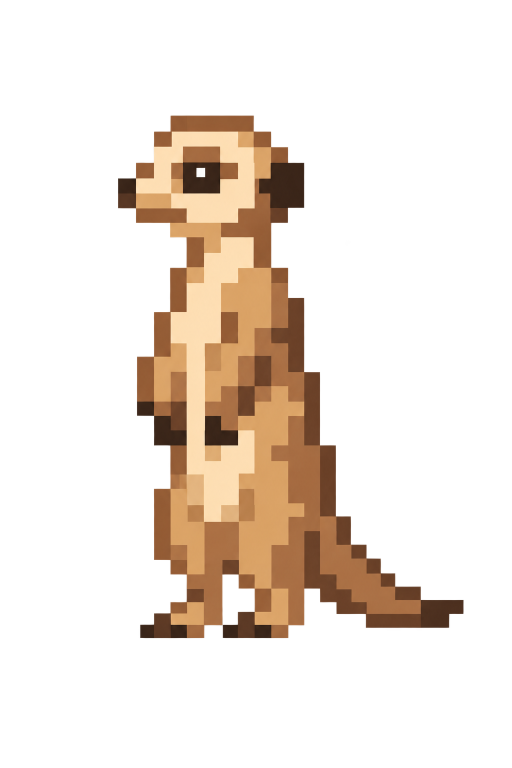
#> input picture docs/img/mascot.png, 1024 x 1536 px, found by its file name (shown at 1/2 size)
$ python sprite_from_png.py docs/img/mascot.png
#> lines starting #> are read from the running program, lines starting #| are printed output that depends on the picture
"""Derives the meerkat grid from the original PNG.

The mascot is drawn outside this repository. So that the terminal sprite is
*that* image and not a version of mine redrawn by eye, the grid is generated
here programmatically. `tests/test_sprite_matches_png.py` repeats the read and
fails if anyone touches up the generated module by hand.

    python scripts/sprite_from_png.py docs/img/mascot.png

The PNG is not a clean pixel export: it comes rescaled, with smoothed edges and
±2 per-channel noise. So there are two steps to guess, and both are guessed by
measuring, not by assuming:

* **The cell size** is written by hand because measuring it automatically
  fails: the rescaling noise produces short runs that any detector confuses
  with the chunky pixel. It was measured on the smallest feature of the
  drawing, the eye highlight, which takes 17×18 px; with the 691×1045 crop that
  gives 40×60 cells of 17.3 px, square. Estimating by period gave 31 px — most
  features span two cells — and would have eaten the highlight, which is a
  single one.
* **The color of each cell** is the median of the central 50%, away from the
  smoothed edges, and is then snapped to the nearest palette representative.

It requires Pillow and numpy, which are not dependencies of the tool:

    pip install pillow numpy
"""

from __future__ import annotations

import argparse
import sys
from collections import Counter
from pathlib import Path

import numpy as np
from PIL import Image

#: Letters by luminance, from darkest to lightest. They are assigned this way so
#: two runs produce the same module.
LETTERS = "KEDMTLBWSNRAGFIJPQUVXYZ"

TRANSPARENT = "."

#: Two colors closer than this are the same color with compression noise.
SAME_COLOUR = 30

#: Meerkat grid, measured on the eye highlight. See the note above.
COLUMNS, ROWS = 40, 60


def _drawing(image: Image.Image) -> np.ndarray:
    """Crops to the drawing. The background is alpha zero, not a color to guess."""
    data = np.asarray(image.convert("RGBA"), dtype=float)
    rows, columns = np.where(data[..., 3] > 128)
    if not len(rows):
        raise SystemExit("the PNG is entirely transparent, there is no drawing to read.")
    return data[rows.min() : rows.max() + 1, columns.min() : columns.max() + 1]
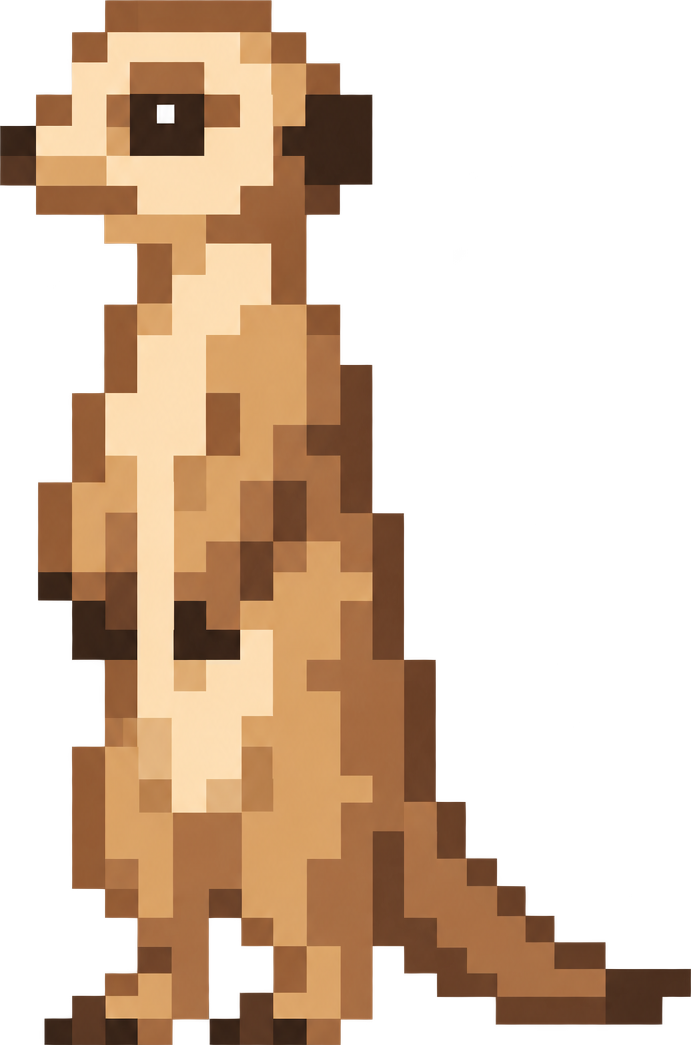
#> returned value: shape (1045, 691, 4) float64; mean of channels 0, 1, 2, 3 107.2, 75.5, 49.4, 117.7; transparent parts drawn white


def _representatives(colours: Counter) -> list[tuple[int, int, int]]:
    """Merges the colors that differ only by noise."""
    found: list[list] = []
    for colour, count in colours.most_common():
        for entry in found:
            if sum((a - b) ** 2 for a, b in zip(entry[0], colour, strict=True)) <= SAME_COLOUR**2:
                entry[1] += count
                break
        else:
            found.append([colour, count])
    return [colour for colour, _ in found]


def extract(
    path: Path, columns: int = COLUMNS, rows: int = ROWS
) -> tuple[dict[str, str], tuple[str, ...]]:
    """Reads the PNG and returns (palette, rows). It touches up not a single pixel."""
    drawing = _drawing(Image.open(path))
    height, width, _ = drawing.shape
#> height = 1045; width = 691


    cells: list[list[tuple[int, int, int] | None]] = []
    for row in range(rows):
        top, bottom = int(row * height / rows), int((row + 1) * height / rows)
        inner_top = top + (bottom - top) // 4
        inner_bottom = max(bottom - (bottom - top) // 4, inner_top + 1)
        line: list[tuple[int, int, int] | None] = []
        for column in range(columns):
            left, right = int(column * width / columns), int((column + 1) * width / columns)
            inner_left = left + (right - left) // 4
            inner_right = max(right - (right - left) // 4, inner_left + 1)
            middle = np.median(
                drawing[inner_top:inner_bottom, inner_left:inner_right].reshape(-1, 4), axis=0
            )
            line.append(None if middle[3] <= 128 else tuple(int(value) for value in middle[:3]))
        cells.append(line)
#> after the loop, cells = 60 items

    # The renderer uses half blocks: it needs an even number of rows.
    if len(cells) % 2:
        cells.append([None] * columns)

    seen = Counter(colour for line in cells for colour in line if colour)
#> seen = 373 items
    palette_colours = _representatives(seen)
#> the loop in _representatives, `for colour, count in colours.most_common():` made 373 passes
#> (colour, count) on passes 1 to 3: ((253, 222, 179), 55), ((253, 221, 178), 36), ((218, 162, 102), 26)
#> after the loop in _representatives, `for colour, count in colours.most_common():`: entry = [(171, 112, 69), 290]; found = [[(253, 222, 179), 199], [(218, 162, 102), 266], [(171, 112, 69), 290], [(57, 36, 24), 86], [(148, 91, 52), 123], [(106, 64, 39), 143], [(227, 181, 127), 7], [(252, 251, 252), 1], [(195, 136, 81), 6]]
#> palette_colours = [(253, 222, 179), (218, 162, 102), (171, 112, 69), (57, 36, 24), (148, 91, 52), (106, 64, 39), (227, 181, 127), (252, 251, 252), (195, 136, 81)]
    if len(palette_colours) > len(LETTERS):
        raise SystemExit(
            f"{len(palette_colours)} colors and only {len(LETTERS)} letters. "
            "Raise SAME_COLOUR or lengthen LETTERS."
        )

    def nearest(colour: tuple[int, int, int]) -> tuple[int, int, int]:
        return min(
            palette_colours,
            key=lambda rep: sum((a - b) ** 2 for a, b in zip(rep, colour, strict=True)),
        )

    ordered = sorted(
        palette_colours, key=lambda rgb: 0.299 * rgb[0] + 0.587 * rgb[1] + 0.114 * rgb[2]
    )
#> ordered = [(57, 36, 24), (106, 64, 39), (148, 91, 52), (171, 112, 69), (195, 136, 81), (218, 162, 102), (227, 181, 127), (253, 222, 179), (252, 251, 252)]
    letters = {colour: LETTERS[index] for index, colour in enumerate(ordered)}
#> letters = 9 items
    palette = {letters[colour]: "#{:02x}{:02x}{:02x}".format(*colour) for colour in ordered}
#> palette = 9 items
    grid = tuple(
        "".join(TRANSPARENT if colour is None else letters[nearest(colour)] for colour in line)
        for line in cells
    )
    return palette, grid


def render_module(path: Path, palette: dict[str, str], rows: tuple[str, ...]) -> str:
    counted = Counter(pixel for row in rows for pixel in row)
    entries = "\n".join(
        f'    "{letter}": "{value}",  # {counted[letter]} cells'
        for letter, value in palette.items()
    )
    grid = "\n".join(f'    "{row}",' for row in rows)
    return (
        '"""Meerkat grid. Generated, do not edit by hand.\n\n'
        f"Output of `python scripts/sprite_from_png.py {path.as_posix()}`. The mascot\n"
        "is read from the original PNG without retouching it, and a test reads it\n"
        "again to check that what is here is still that image.\n"
        '"""\n\n'
        "from __future__ import annotations\n\n"
        "#: Colors exactly as they come out of the PNG, from darkest to lightest.\n"
        f"PALETTE: dict[str, str] = {{\n{entries}\n}}\n\n"
        f"#: {len(rows[0])} columns × {len(rows)} rows.\n"
        f"MASCOT: tuple[str, ...] = (\n{grid}\n)\n"
    )


def main() -> int:
    parser = argparse.ArgumentParser(description="Generates the sprite grid from the PNG.")
    parser.add_argument("png", type=Path, help="original PNG of the mascot")
    parser.add_argument("--columns", type=int, default=COLUMNS, help="width in cells")
    parser.add_argument("--rows", type=int, default=ROWS, help="height in cells")
    parser.add_argument(
        "--out",
        type=Path,
        default=Path("src/opaas/cli/_sprite_data.py"),
        help="data module to write",
    )
    args = parser.parse_args()

    palette, rows = extract(args.png, args.columns, args.rows)
#> palette = 9 items; rows = 60 items
    args.out.write_text(render_module(args.png, palette, rows), encoding="utf-8", newline="")
#> in render_module, `counted = Counter(pixel for row in rows for pixel in row)`: counted = 10 items
    print(f"{args.out}: {len(rows[0])}×{len(rows)} cells, {len(palette)} colors")
#| src/opaas/cli/_sprite_data.py: 40×60 cells, 9 colors
    return 0


if __name__ == "__main__":
    sys.exit(main())
#> (the program exits here)
